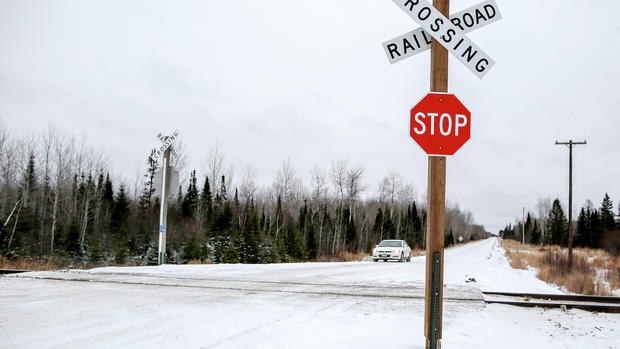
#> input picture Stop3.jpg, 620 x 349 px, given in place of Monalisa.jpg, which was not available
$ python SeveralFunctions.py ../Stop3.jpg ../Stop5.jpg ../Stop5.jpg
#> lines starting #> are read from the running program, lines starting #| are printed output that depends on the picture; pictures that were not available may be replaced by others from this repository, and a replacement may not be noted
"""
The original file created by Dr. Rachana Gupta
"""

import numpy as np
import cv2
import matplotlib.pyplot as plt


# Load an color image in grayscale
# [67 lines left out: functions readimage, usematplot, drawline, blendimage, not called in this run]


def merge2images(image1, image2):
#> called with image1 = 'Monalisa.jpg', image2 = 'Blueball.jpg'
    img1 = cv2.imread(image1)
#> img1 is the input picture: shape (349, 620, 3); mean B, G, R 193.2, 190.2, 190.4
    img2 = cv2.imread(image2)
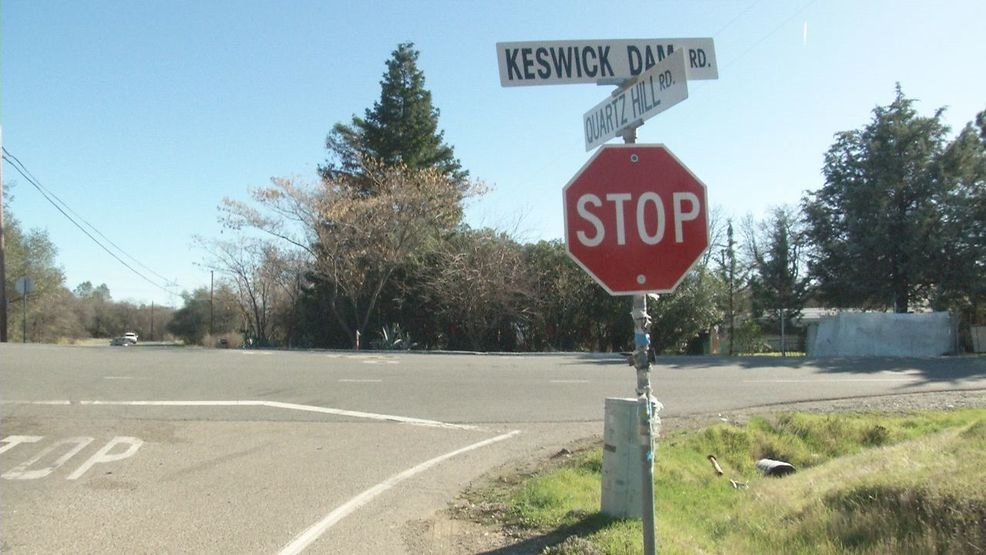
#> input picture Stop5.jpg, 986 x 555 px, given in place of Blueball.jpg, which was not available
#> img2 is the input picture: shape (555, 986, 3); mean B, G, R 159.1, 163.7, 151.6
    (y1, x1, c1) = img1.shape
#> y1 = 349; x1 = 620; c1 = 3
    (y2, x2, c2) = img2.shape
#> y2 = 555; x2 = 986; c2 = 3
    print(img1.shape)
#| (349, 620, 3)
    print(img2.shape)
#| (555, 986, 3)
    if (y1 > y2):
        d1 = (y1 - y2) / 2
        d2 = float(y1) - d1
        img1 = img1[int(np.floor(d1)): int(np.floor(d2))]
    else:
        d1 = (y2 - y1) / 2
#> d1 = 103
        d2 = float(y2) - d1
#> d2 = 452
        img2 = img2[int(np.floor(d1)): int(np.floor(d2))]
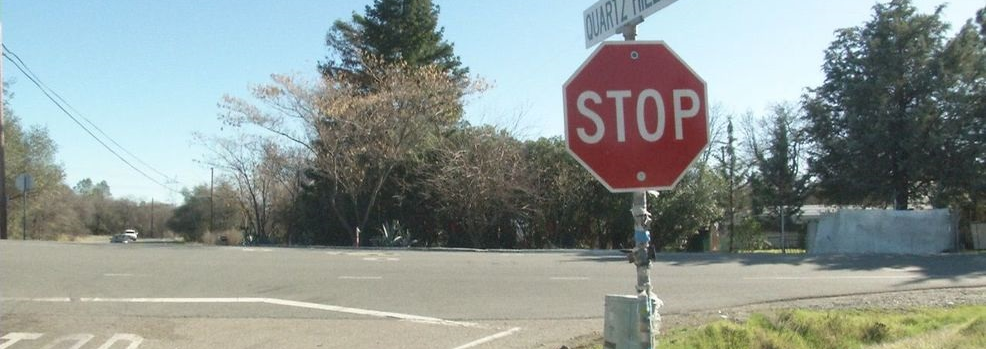
#> img2: shape (349, 986, 3); mean B, G, R 147, 150.9, 141.4
    print(d1, d2)
#| 103.0 452.0
    if (x1 > x2):
        e1 = (x1 - x2) / 2
        e2 = float(x1) - e1
        img1 = img1[:, int(np.floor(e1)):int(np.floor(e2))]
    else:
        e1 = (x2 - x1) / 2
#> e1 = 183
        e2 = float(x2) - e1
#> e2 = 803
        img2 = img2[:, int(np.floor(e1)):int(np.floor(e2))]
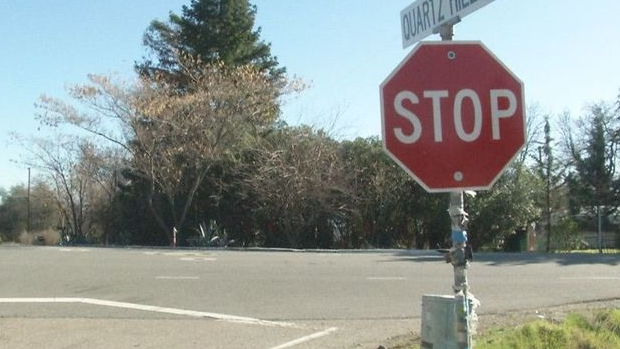
#> img2: shape (349, 620, 3); mean B, G, R 145, 149, 142.7
    print(e1, e2)
#| 183.0 803.0

    print(img1.shape)
#| (349, 620, 3)
    print(img2.shape)
#| (349, 620, 3)
    dst = cv2.addWeighted(img1, 0.5, img2, 0.5, 0)
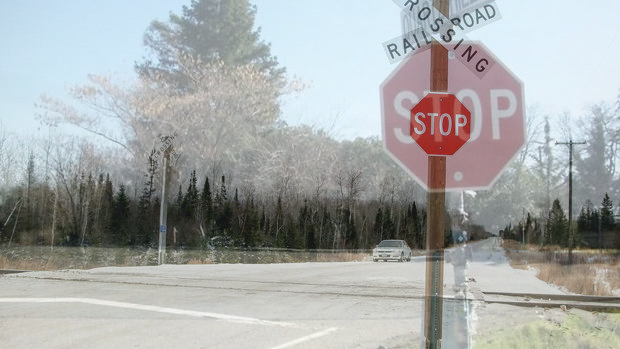
#> dst: shape (349, 620, 3); mean B, G, R 169.1, 169.6, 166.5
    cv2.imshow('dst', dst)
    cv2.waitKey(0)
    cv2.destroyAllWindows()


# [76 lines left out: functions rotateimage, sampleupdown, histogram, morph, not called in this run]


def main():
    import sys

    image = 'Monalisa.jpg'
    #readimage(image)
    #drawline()
    #blendimage()
    merge2images('Monalisa.jpg', 'Blueball.jpg')
    # [5 lines of commented-out code are left out]


if __name__ == "__main__":
    main()
